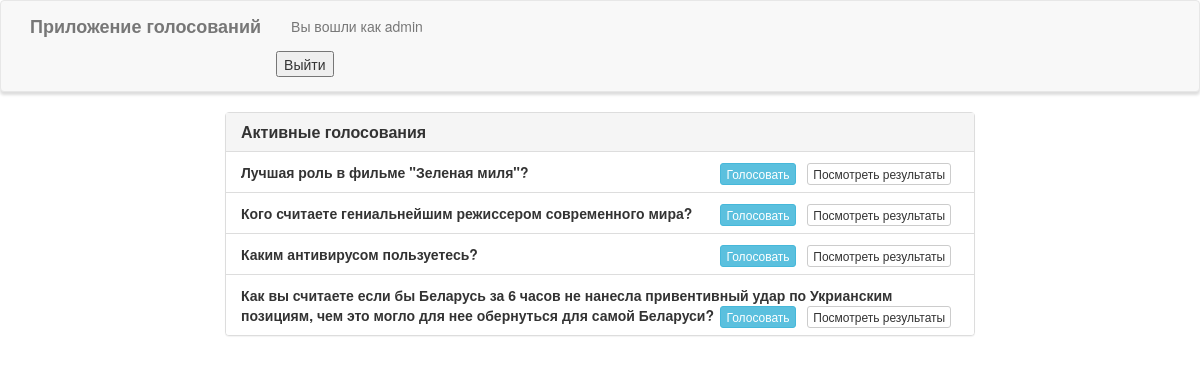
The app's page / (signed in) with its own data.
### poll/models.py (models this page shows)
class Poll(models.Model):
    question = models.TextField()
    date_start = models.DateTimeField(auto_now=True)
    date_end = models.DateTimeField()
    max_amount = models.IntegerField(default=0)
    is_published = models.BooleanField(default=True)
    winner = models.CharField(max_length=50, default='Nobody')
    def __str__(self):
        return self.question

### poll/views.py (the view)
# urls.py: 2. Add a URL to urlpatterns:  path('', views.home, name='home')
def home(request):
    polls = Poll.objects.filter(is_published=True)
    context = {
        'polls': polls,
    }
    for time in polls:
        if time.date_end <= timezone.now() :
            time.is_published = False
            time.save()
    return render(request, 'poll/home.html', context=context)

### poll/templates/poll/home.html (shortened to what this page needs)
{% extends "poll/base.html" %}
{% block main %}
<div class="row">
    <div class="col-lg-8 col-lg-offset-2">
        <div class="panel panel-default">
            <div class="panel-heading">
                <h3 class="panel-title">Активные голосования</h3>
            </div>
            <ul class="list-group">
                {% for poll in polls %}
                <li class="list-group-item">
                    <strong>{{ poll }}</strong>
                    <span class="pull-right">
                        <a href="{% url 'vote' poll.id %}" class="btn btn-info btn-xs">Голосовать</a> &nbsp;
                        <a href="{% url 'results' poll.id %}" class="btn btn-default btn-xs">Посмотреть результаты</a> &nbsp;
                    </span>
                </li>
                {% endfor %}
            </ul>
        </div>
    </div>
</div>
{% endblock %}

### poll/templates/poll/base.html (shortened to what this page needs)
{% load static %}
<html lang="en">
    <head>
        <link rel="stylesheet" href="{% static 'poll/css/main.css' %}">
        <link rel="stylesheet" href="https://maxcdn.bootstrapcdn.com/bootstrap/3.3.7/css/bootstrap.min.css">
    </head>
    <body>
        <nav class="navbar navbar-default" role="navigation">
            <div class="container">
                <div class="navbar-header">
                    <a class="navbar-brand" href="{% url 'home' %}">Приложение голосований</a>
                </div>
                <div class="collapse navbar-collapse navbar-ex1-collapse">
                    <ul class="nav navbar-nav">
                        {% if user.is_authenticated %}
                        <li><a href="#">Вы вошли как {{ user.username }}</a></li>
                        <form action="{% url 'logoutuser' %}" method="POST">
                            <button type="submit">Выйти</button>
                        </form>
                        {% else %}
                        <li><a href="{% url 'signupuser' %}">Зарегистрироваться</a></li>
                        <li><a href="{% url 'loginuser' %}">Войти</a></li>
                        {% endif %}
                    </ul>
                </div>
            </div>
        </nav>
        <div class="container">
            {% block main %}{% endblock %}
        </div>
    </body>
</html>

### poll/static/poll/css/main.css (style rules this page uses)
.navbar-default, .btn, .form-control, .panel { border-radius: 0; }
.navbar-default { background-color: rgba(245, 245, 220, .7); border-color: rgba(245, 245, 220, .6); box-shadow: 0px 3px 3px 0px #ddd; }
.panel-default > .panel-heading { color: #333; background-color: rgba(245, 245, 220, .7); border-color: rgba(245, 245, 220, .6); border-top-left-radius: 0; border-top-right-radius: 0; }
.panel { box-shadow: 0px 3px 3px 0px #ddd; }
a.navbar-brand, .panel-title { font-weight: bolder; }

### records on screen
Poll: question "Лучшая роль в фильме \"Зеленая миля\"?"
Poll: question "Кого считаете гениальнейшим режиссером современного мира?"
Poll: question "Каким антивирусом пользуетесь?"
Poll: question "Как вы считаете если бы Беларусь за 6 часов не нанесла привентивный удар по Укрианским позициям, чем это могло для нее обернуться для самой Беларуси?"

### other values on screen
{{ user.username }} "admin"
